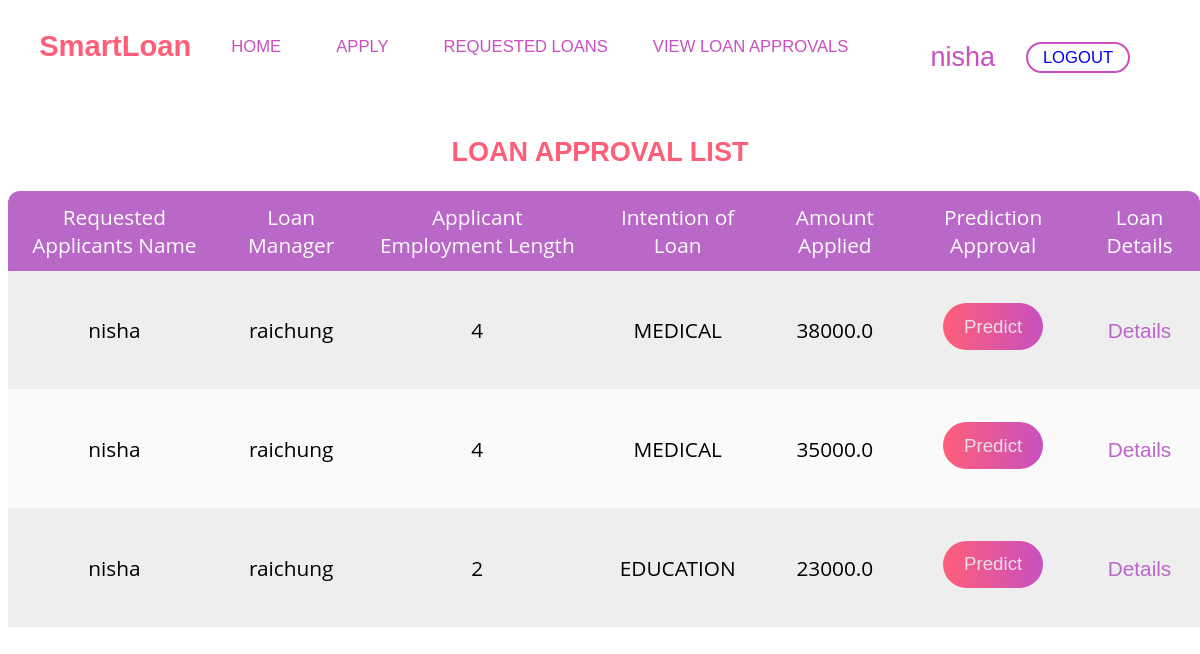
The page /loan-details/ (signed in) on the database its author committed.
### loan_approval/models.py (models this page shows)
class LoanDetails(models.Model):
    LOAN_GRADES = [
        ("A","A"),
        ("B","B"),
        ("C","C"),
        ("D","D"),
        ("E","E"),
        ("F","F"),
        ("G","G")
    ]
    credit_history = models.PositiveIntegerField(validators=[MinValueValidator(2),
                                       MaxValueValidator(35)])
    credit_default = models.BooleanField()
    interest_rate = models.FloatField(validators=[MinValueValidator(4.0),
                                       MaxValueValidator(24.0)])
    grade = models.CharField(max_length=3, choices=LOAN_GRADES)
    loan_percent_to_income = models.FloatField(validators=[MinValueValidator(0.0),
                                       MaxValueValidator(0.84)])
    loan_request = models.OneToOneField(Loan, on_delete= models.CASCADE)

class Loan(models.Model):
    OWNERSHIP_CHOICES = [('RENT','RENT'),
                         ('OWN','OWN'),
                         ('MORTGAGE','MORTGAGE'),
                         ('OTHER','OTHER')
                         ]
    INTENTIONS = [('PERSONAL','PERSONAL'),
                  ('EDUCATION','EDUCATION'),
                  ('MEDICAL','MEDICAL'),
                  ('VENTURE','VENTURE'),
                  ('HOMEIMPROVEMENT','HOMEIMPROVEMENT'),
                  ('DEBTCONSOLIDATION','DEBTCONSOLIDATION')
                  ]
    home_ownership = models.CharField(max_length=10,choices=OWNERSHIP_CHOICES)
    emp_length = models.PositiveIntegerField(validators=[MinValueValidator(0),
                                       MaxValueValidator(43)])
    loan_amount = models.FloatField(validators=[MinValueValidator(0.0),
                                       MaxValueValidator(40000.0)])
    person_age = models.PositiveIntegerField(validators=[MinValueValidator(18),
                                       MaxValueValidator(110)])
    income = models.FloatField(validators=[MinValueValidator(1000.0),
                                       MaxValueValidator(7000000.0)])
    loan_intent = models.CharField(max_length=20,choices=INTENTIONS)
    applicant_details = models.ForeignKey(Applicant, on_delete=models.CASCADE)
    managed_by = models.ForeignKey(Employee, on_delete=models.SET_NULL, null=True)

class Applicant(models.Model):
    applicant = models.OneToOneField(User, on_delete=models.CASCADE)
    def __str__(self):
        return f'{self.applicant.username}'

class Employee(models.Model):
    employee = models.OneToOneField(User, on_delete=models.CASCADE)
    def __str__(self):
        return f'{self.employee.username}'

### loan_approval/views.py (the view)
# urls.py: path("loan-details/",LoanDetailsListView.as_view(),name="loans_details_list"),
@method_decorator(login_required(login_url=reverse_lazy('loan_approval:user_login')),name="dispatch")
class LoanDetailsListView(ListView):
    model = LoanDetails
    template_name = 'loan_approval/loan_details_list.html'
    def get_queryset(self):
        queryset = self.model._default_manager
        try:
            user = self.request.user.employee
        except:
            print("User is applicant.")
        else:
            return queryset.filter(loan_request__managed_by = user)
        try:
            user = self.request.user.applicant
        except:
            print("User is employee.")
        else:
            return queryset.filter(loan_request__applicant_details = user)

### loan_approval/templates/loan_approval/loan_details_list.html (shortened to what this page needs)
{% load static %}
<!DOCTYPE html>
<html lang="en">
  <head>
    <link rel="stylesheet" href=" {% static 'css/loan_details_list_1.css' %} " />
    <link rel="stylesheet" href="{% static 'css/style.css' %}" />
  </head>
  <body>
    <nav>
      <div class="logos-section">
        <h2 class="logo">
            <a href="{% url 'loan_approval:index' %}">SmartLoan</a>
        </h2>
        <ul class="menu-items">
          {% if user.is_authenticated %}
          {% if user.applicant %}
          <li>
            <a href="{% url 'loan_approval:dashboard' %}">HOME</a>
          </li>
          <li>
            <a href="{% url 'loan_approval:loan_request' %}">APPLY</a>
          </li>
          <li>
            <a href="{% url 'loan_approval:applicant_loan_list' %}">REQUESTED LOANS</a>
          </li>
          <li>
            <a href="{% url 'loan_approval:loans_details_list' %}">VIEW LOAN APPROVALS</a>
          </li>
          {% endif %}
          {% endif %}
        </ul>
      </div>
      <ul class="cta-btns">
        {% if user.is_authenticated %}
        <li>
          <div >{{request.user}} </div>
        </li>
        <li>
          <a class="cta-btns1" href="{% url 'loan_approval:user_logout' %}">LOGOUT</a>
        </li>
        {% else %}
        <li>
          <a class="cta-btns1" href="{% url 'loan_approval:user_login' %}">LOGIN</a>
        </li>
        {% endif %}
      </ul>
    </nav>
    {% if user.is_authenticated %}
    {% if not request.user.is_superuser %}
    <table id="loan-prediction">
      <h2>LOAN APPROVAL LIST</h2>
      <thead>
        <tr>
            {% if request.user.applicant %}
            <td>Requested Applicants Name</td>
            <td> Loan Manager </td>
            <td>Applicant Employment Length</td>
            <td>Intention of Loan</td>
            <td>Amount Applied</td>
            <td> Prediction Approval </td>
            <td>Loan Details</td>
            {% endif %}
        </tr>
      </thead>
      <tbody>
        {% for object in object_list %}
    <tr>
    {% if request.user.applicant %}
    <td>{{ object.loan_request.applicant_details }}</td>
    <td> {{ object.loan_request.managed_by }} </td>
    <td>{{ object.loan_request.emp_length }}</td>
    <td>{{ object.loan_request.loan_intent }}</td>
    <td>{{ object.loan_request.loan_amount }}</td>
    <td>
        <input type="button" class="predict-button-{{object.loan_request.id}} button" value="Predict"
        onclick="submit({id: {{object.loan_request.id}}})" />
    </td>
    <td><a class="loan-details" href="{% url 'loan_approval:loan_details_detail' pk=object.id%}">Details</a></td>
    {% endif %}
</tr>
{% endfor %}
</tbody>
</table>
{% else %}
403 Error: Not authorized
{% endif %}
{% else %}
404 Error
{% endif %}
  </body>
</html>

### static/css/loan_details_list_1.css (style rules this page uses)
* { box-sizing: border-box; font-family: "Poppins", sans-serif; }
table { position: absolute; border-collapse: collapse; border-spacing: 0; border-radius: 12px 12px 0 0; overflow: hidden; box-shadow: 0 2px 12px reba(32, 32, 32, 0.3); background-color: #fafafa; text-align: center; font-family: "Poppins", sans-serif; font-weight: 2000; }
h2 { text-align: center; color: #ff5e78; }
th, td { padding: 12px 15px; }
td { font-size: 1rem; font-family: "Open Sans", sans-serif; }
a { font-size: 1rem; }
tr:nth-child(odd) { background-color: #eeeeee; }
thead tr td { background: #ba68c8; color: #fafafa; }
.button { background: linear-gradient(to right, #ff5e78, #c850c0); color: #ebdde8; border: none; font-size: 0.9rem; padding: 0.6rem 1rem; border-radius: 1.4rem; margin-top: 1rem; }
.loan-details { text-decoration: none; color: #ba68c8; }

### static/css/style.css (style rules this page uses)
* { font-family: "Poppins", sans-serif; font-size: 1.3rem; }
.logo a { font-size: 1.4rem; color: #ff5e78; text-decoration: none; }
li { list-style: none; }
nav, .cta-btns, .menu-items { display: flex; align-items: center; }
nav { margin: 0 1.5rem 1.5rem 1.5rem; justify-content: space-between; }
.logos-section { display: flex; }
.menu-items li, .cta-btns li { font-size: 0.9rem; margin-right: 1.5rem; color: #c850c0; }
.menu-items li a { position: relative; font-size: 0.8rem; margin-right: 1.5rem; color: #c850c0; text-decoration: none; }
.menu-items li a::after { content: ''; background: linear-gradient(to right, #ff5e78, #c850c0); height: 1.5px; width: 100%; left: 0; position: absolute; bottom: -5px; opacity: 0; transition: all 0.2s; pointer-events: none; }
.cta-btns1, .cta-btns2 { font-size: 0.8rem; text-decoration: none; border: 2px solid #c850c0; padding: 0.2rem 0.7rem; border-radius: 0.9rem; }

### rows shown on the page
LoanDetails: loan_request.applicant_details "nisha", loan_request.managed_by "raichung", loan_request.emp_length "4", loan_request.loan_intent "MEDICAL", loan_request.loan_amount "38000.0"
LoanDetails: loan_request.applicant_details "nisha", loan_request.managed_by "raichung", loan_request.emp_length "4", loan_request.loan_intent "MEDICAL", loan_request.loan_amount "35000.0"
LoanDetails: loan_request.applicant_details "nisha", loan_request.managed_by "raichung", loan_request.emp_length "2", loan_request.loan_intent "EDUCATION", loan_request.loan_amount "23000.0"

### other values the page prints
{{ request.user }} "nisha"
